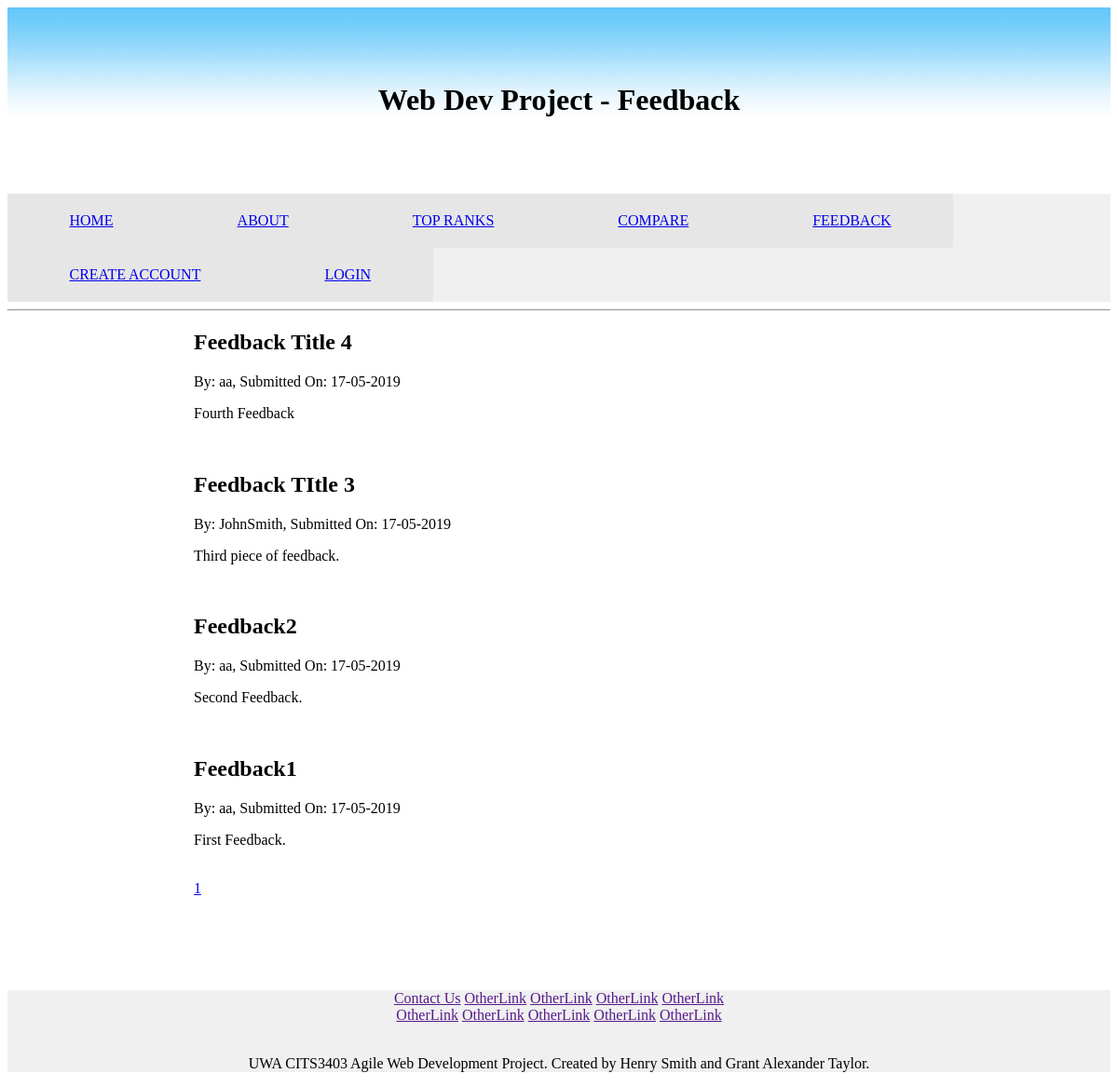
The app's page /feedback, older data.
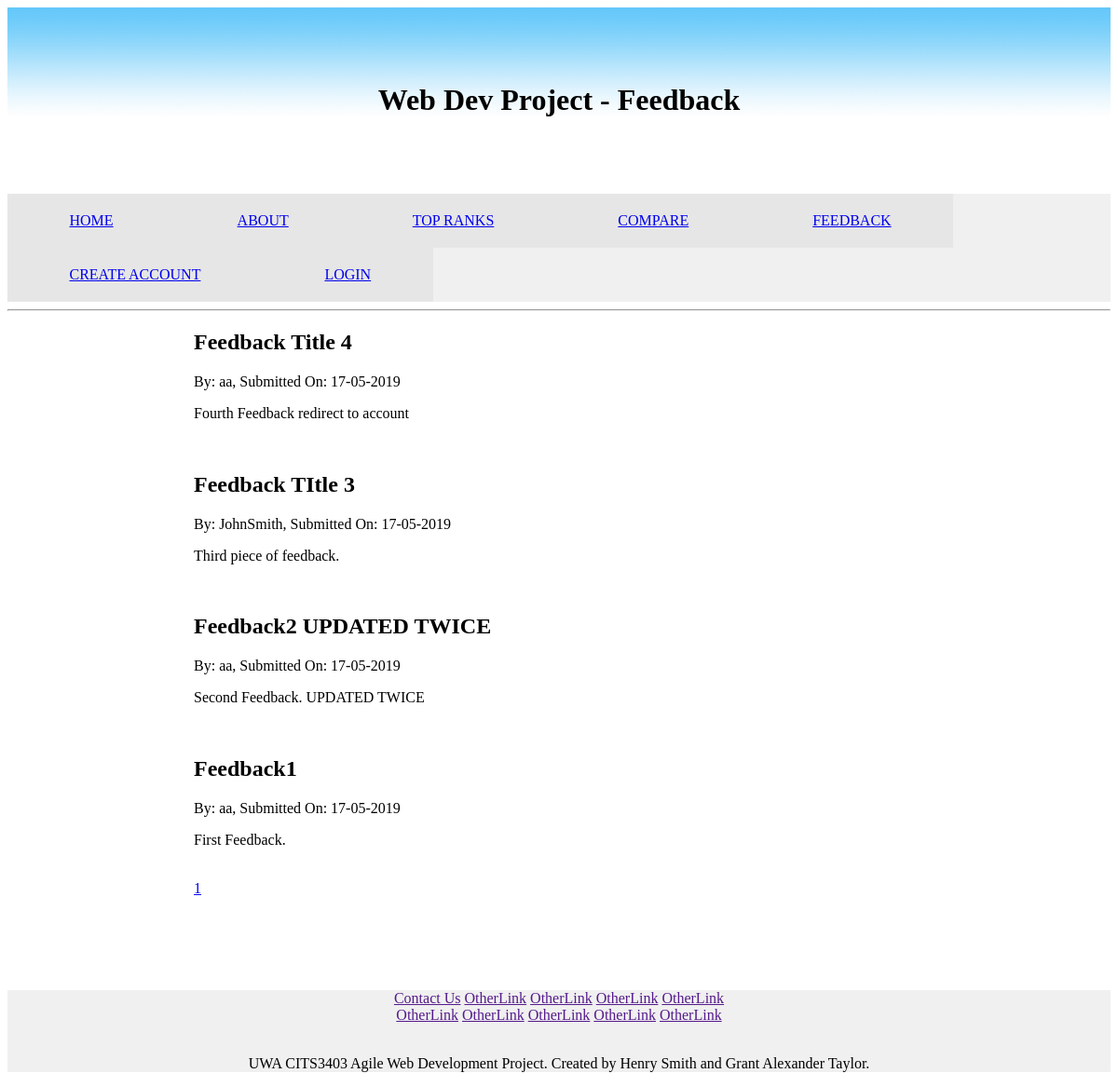
The same page, newer data.
### app/models.py (models this page shows, shortened)
class Feedback(db.Model):
    id = db.Column(db.Integer, primary_key=True)
    uid = db.Column(db.Integer, db.ForeignKey('user.id'))
    timestamp = db.Column(db.DateTime, index=True, default=datetime.utcnow)
    title = db.Column(db.String())
    text = db.Column(db.Text)

class User(UserMixin, db.Model):
    id = db.Column(db.Integer, primary_key=True)
    username = db.Column(db.String(64), index=True, unique=True)
    email = db.Column(db.String(120), index=True, unique=True)
    password_hash = db.Column(db.String(128))
    admin = db.Column(db.Boolean)
    feedback = db.relationship('Feedback', backref='user', lazy=True)

### app/routes.py (the view)
@app.route("/feedback")
def feedback():
    page = request.args.get('page', 1, type=int)
    feedback = Feedback.query.order_by(desc(Feedback.timestamp)).paginate(page=page, per_page=5)
    return render_template("feedback.html", title='Feedback', feedback=feedback)

### app/templates/feedback.html (shortened to what this page needs)
{% extends "layout.html" %}
{% block content %}
	{% for feed in feedback.items %}
	<h2>{{ feed.title }}</h2>
	<p>By: {{ feed.user.username }}, Submitted On: {{ feed.timestamp.strftime('%d-%m-%Y') }}</p>
	<p>{{ feed.text }}</p>
	<br>
	{% endfor %}
	{% for page in feedback.iter_pages(left_edge=1, left_current=3, right_edge=1, right_current=4) %}
		{% if page %}
			<a href="{{ url_for('feedback', page=page) }}">{{ page }}</a>
		{% else %}
			...
		{% endif %}
	{% endfor %}
{% endblock content %}

Row changes from the older to the newer data that the page shows:
changed Feedback "Feedback Title 4": text "Fourth Feedback" → "Fourth Feedback redirect to account"
changed Feedback: title "Feedback2" → "Feedback2 UPDATED TWICE"; text "Second Feedback." → "Second Feedback. UPDATED TWICE"
